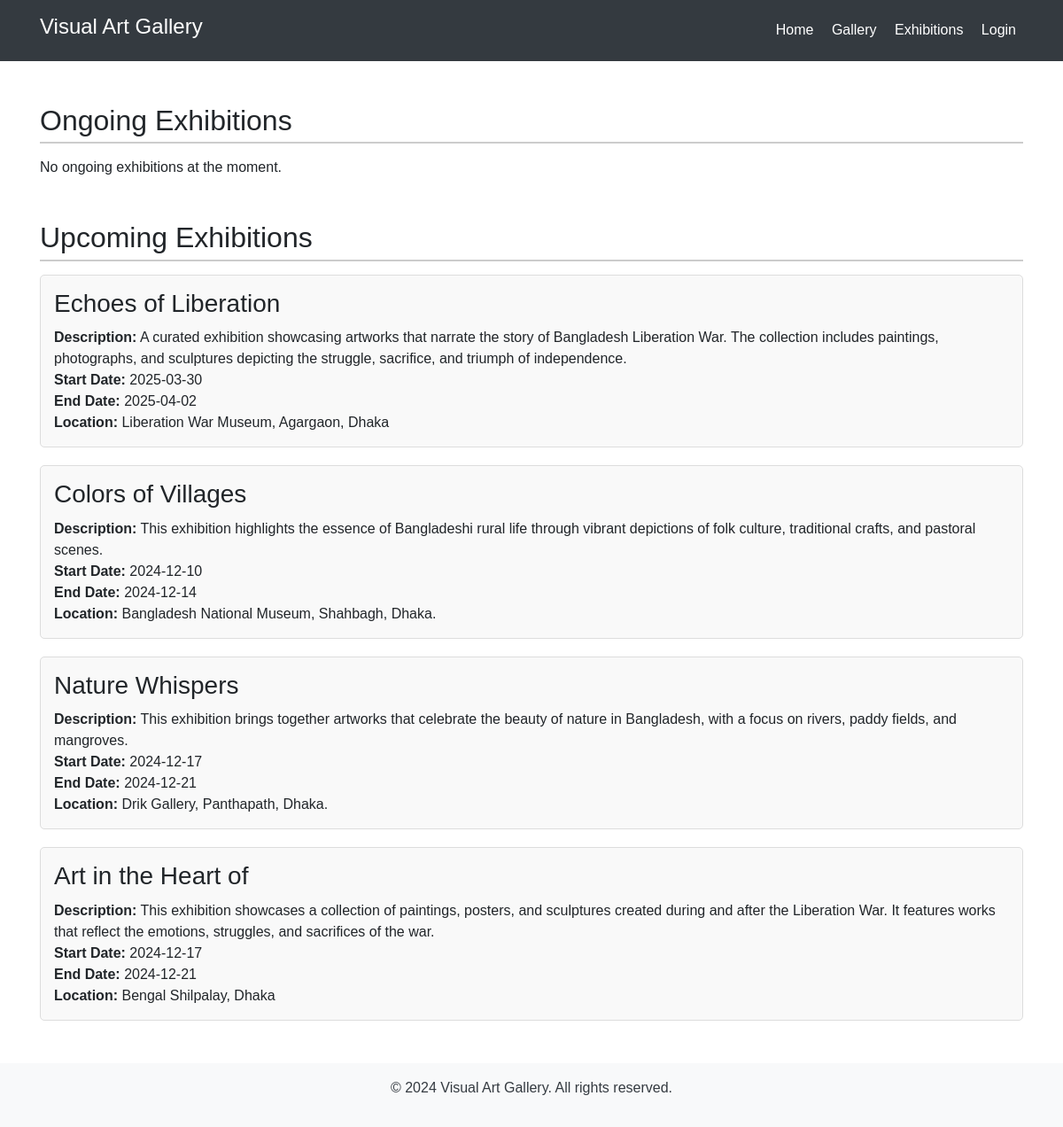
The page /exhibition.php on the database its author committed.
### tables this page shows
CREATE TABLE `exhibition` (
  `id` int(10) NOT NULL,
  `Name` varchar(20) NOT NULL,
  `admin_id` varchar(10) DEFAULT NULL,
  `start_date` date DEFAULT NULL,
  `end_date` date DEFAULT NULL,
  `location` varchar(50) DEFAULT NULL,
  `description` varchar(255) DEFAULT NULL
);

### exhibition.php (the view, shortened to what this page needs)
<!DOCTYPE html>
<html lang="en">
<head>
    <link href="https://stackpath.bootstrapcdn.com/bootstrap/4.5.2/css/bootstrap.min.css" rel="stylesheet">
</head>
<body>
    <header class="bg-dark text-white p-3">
        <div class="container d-flex justify-content-between align-items-center">
            <h1 class="h4">Visual Art Gallery</h1>
            <nav>
                <a href="index.php" class="text-white mx-2">Home</a>
                <a href="gallery.php" class="text-white mx-2">Gallery</a>
                <a href="exhibition.php" class="text-white mx-2">Exhibitions</a>
                <a href="user/user_type.php" class="text-white mx-2">Login</a>
            </nav>
        </div>
    </header>
    <?php
    $host = "localhost";
    $user = "root";
    $password = "";
    $database = "online_art_gallery";
    $con = mysqli_connect($host, $user, $password, $database);
    $OngoingExhibition_query = "SELECT name, start_date, end_date, location, description
                                FROM exhibition
                                WHERE CURRENT_DATE() BETWEEN start_date AND end_date;";
    $OngoingExhibition_result = mysqli_query($con, $OngoingExhibition_query);
    $UpcomingExhibition_query = "SELECT name, start_date, end_date, location, description
                                FROM exhibition
                                WHERE CURRENT_DATE() < start_date;";
    $UpcomingExhibition_result = mysqli_query($con, $UpcomingExhibition_query);
    ?>
    <div class="container mt-5">
        <section>
            <h2>Ongoing Exhibitions</h2>
            <?php
            if ($OngoingExhibition_result && mysqli_num_rows($OngoingExhibition_result) > 0):
                while ($row = mysqli_fetch_assoc($OngoingExhibition_result)): ?>
                    <div class="exhibition-item">
                        <h3><?= htmlspecialchars($row['name']); ?></h3>
                        <p><strong>Description:</strong> <?= htmlspecialchars($row['description']); ?></p>
                        <p><strong>Start Date:</strong> <?= htmlspecialchars($row['start_date']); ?></p>
                        <p><strong>End Date:</strong> <?= htmlspecialchars($row['end_date']); ?></p>
                        <p><strong>Location:</strong> <?= htmlspecialchars($row['location']); ?></p>
                    </div>
                <?php endwhile;
            else: ?>
                <p>No ongoing exhibitions at the moment.</p>
            <?php endif; ?>
        </section>
        <section class="mt-5">
            <h2>Upcoming Exhibitions</h2>
            <?php
            if ($UpcomingExhibition_result && mysqli_num_rows($UpcomingExhibition_result) > 0):
                while ($row = mysqli_fetch_assoc($UpcomingExhibition_result)): ?>
                    <div class="exhibition-item">
                        <h3><?= htmlspecialchars($row['name']); ?></h3>
                        <p><strong>Description:</strong> <?= htmlspecialchars($row['description']); ?></p>
                        <p><strong>Start Date:</strong> <?= htmlspecialchars($row['start_date']); ?></p>
                        <p><strong>End Date:</strong> <?= htmlspecialchars($row['end_date']); ?></p>
                        <p><strong>Location:</strong> <?= htmlspecialchars($row['location']); ?></p>
                    </div>
                <?php endwhile;
            else: ?>
                <p>No upcoming exhibitions found.</p>
            <?php endif; ?>
        </section>
    </div>
    <footer class="bg-light text-dark text-center p-3 mt-5">
        <p>&copy; 2024 Visual Art Gallery. All rights reserved.</p>
    </footer>
</body>
</html>

### exhibition.php (style rules this page uses)
body { font-family: Arial, sans-serif; }
section h2 { border-bottom: 2px solid #ccc; padding-bottom: 5px; margin-bottom: 15px; }
.exhibition-item { margin-bottom: 20px; padding: 15px; border: 1px solid #ddd; border-radius: 5px; background-color: #f9f9f9; }
.exhibition-item h3 { margin: 0 0 10px; }
.exhibition-item p { margin: 0; }

### rows shown on the page
exhibition: Name "Echoes of Liberation", description "A curated exhibition showcasing artworks that narrate the story of Bangladesh Liberation War. The collection includes paintings, photographs, and sculptures depicting the struggle, sacrifice, and triumph of independence.", start_date "2025-03-30", end_date "2025-04-02", location "Liberation War Museum, Agargaon, Dhaka"
exhibition: Name "Colors of Villages", description "This exhibition highlights the essence of Bangladeshi rural life through vibrant depictions of folk culture, traditional crafts, and pastoral scenes.", start_date "2024-12-10", end_date "2024-12-14", location "Bangladesh National Museum, Shahbagh, Dhaka."
exhibition: Name "Nature Whispers", description "This exhibition brings together artworks that celebrate the beauty of nature in Bangladesh, with a focus on rivers, paddy fields, and mangroves.", start_date "2024-12-17", end_date "2024-12-21", location "Drik Gallery, Panthapath, Dhaka."
exhibition: Name "Art in the Heart of", description "This exhibition showcases a collection of paintings, posters, and sculptures created during and after the Liberation War. It features works that reflect the emotions, struggles, and sacrifices of the war.", start_date "2024-12-17", end_date "2024-12-21", location "Bengal Shilpalay, Dhaka"
